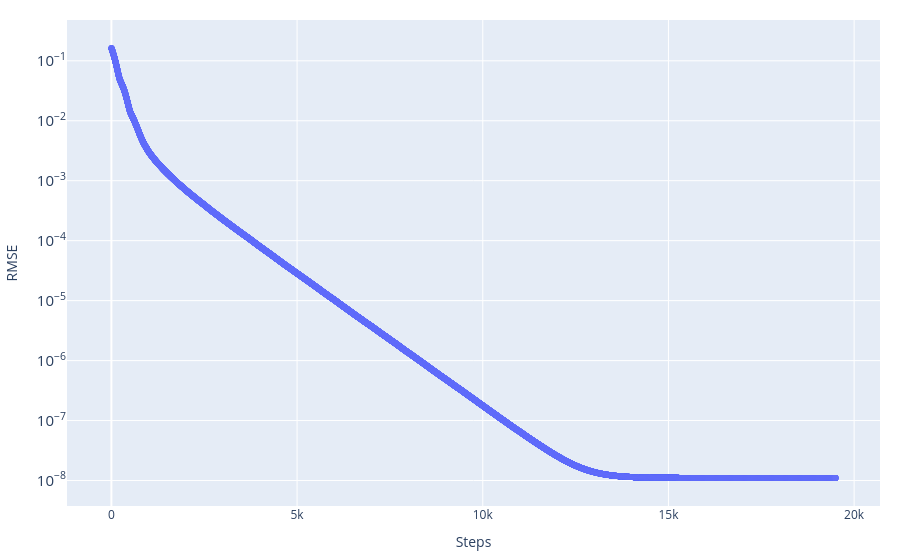
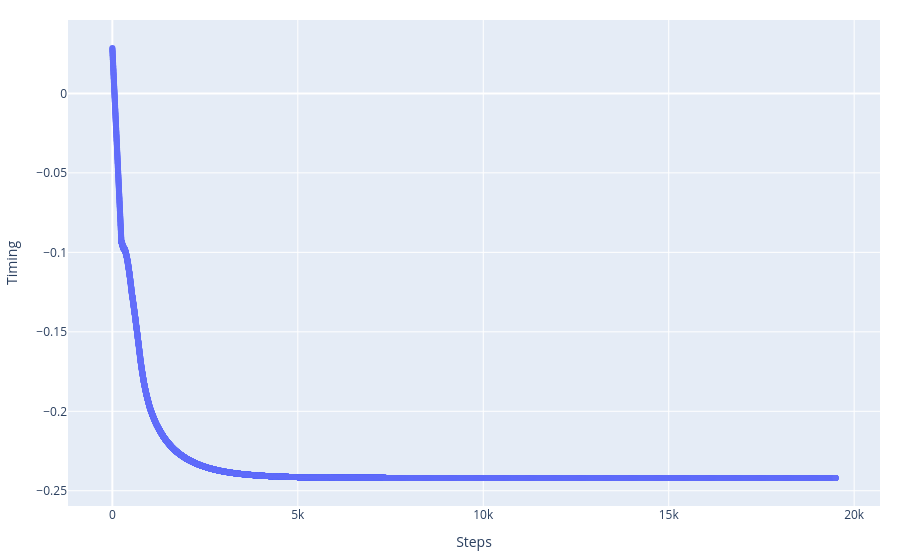

Notebook code cell kept with these figures, in order:
### Code cell
event_best_US, history_US, cost_story_US, misfit_fin_US = Uniq_searcher.gradient_descent(
    stations=stations_norm,
    event_test=np.copy(event_ini),
    n_iteration=200_000,
    ranX=1,
    ranY=1,
    ranZ=1,
    rant=0.0005,
    lr_decay=0.05,
    patience=500,
    vp=4000.0)

print('Best fitt with:')
print(f'\t- RMSE = {misfit_fin_US}')
print(f'\t- Event = {event_best_US}')

_ = graphics.history_2d(cost_story_US, 'RMSE', log_y=True)
_ = graphics.history_2d(history_US[:, 3], 'Timing')
_ = graphics.history_3d(history_US[:, :3], stations_norm)

### Figure 1 — Plotly figure (JSON) as saved in the notebook; plotly's stock layout.template omitted (floating-point values rounded to 4 significant figures; data arrays with more than 128 entries replaced by an {"elided": "..."} marker saying what was removed)
{"data": [{"mode": "lines+markers", "name": "RMSE", "type": "scatter", "x": {"elided": "19502 int values"}, "y": {"elided": "19502 float values"}}], "layout": {"hovermode": "x unified", "margin": {"b": 20, "l": 20, "r": 20, "t": 20}, "title": {}, "xaxis": {"showgrid": true, "title": {"text": "Steps"}}, "yaxis": {"exponentformat": "power", "showgrid": true, "title": {"text": "RMSE"}, "type": "log"}}}

### Figure 2 — Plotly figure (JSON) as saved in the notebook; plotly's stock layout.template omitted (floating-point values rounded to 4 significant figures; data arrays with more than 128 entries replaced by an {"elided": "..."} marker saying what was removed)
{"data": [{"mode": "lines+markers", "name": "Timing", "type": "scatter", "x": {"elided": "19502 int values"}, "y": {"elided": "19502 float values"}}], "layout": {"hovermode": "x unified", "margin": {"b": 20, "l": 20, "r": 20, "t": 20}, "title": {}, "xaxis": {"showgrid": true, "title": {"text": "Steps"}}, "yaxis": {"exponentformat": "power", "showgrid": true, "title": {"text": "Timing"}, "type": "linear"}}}
